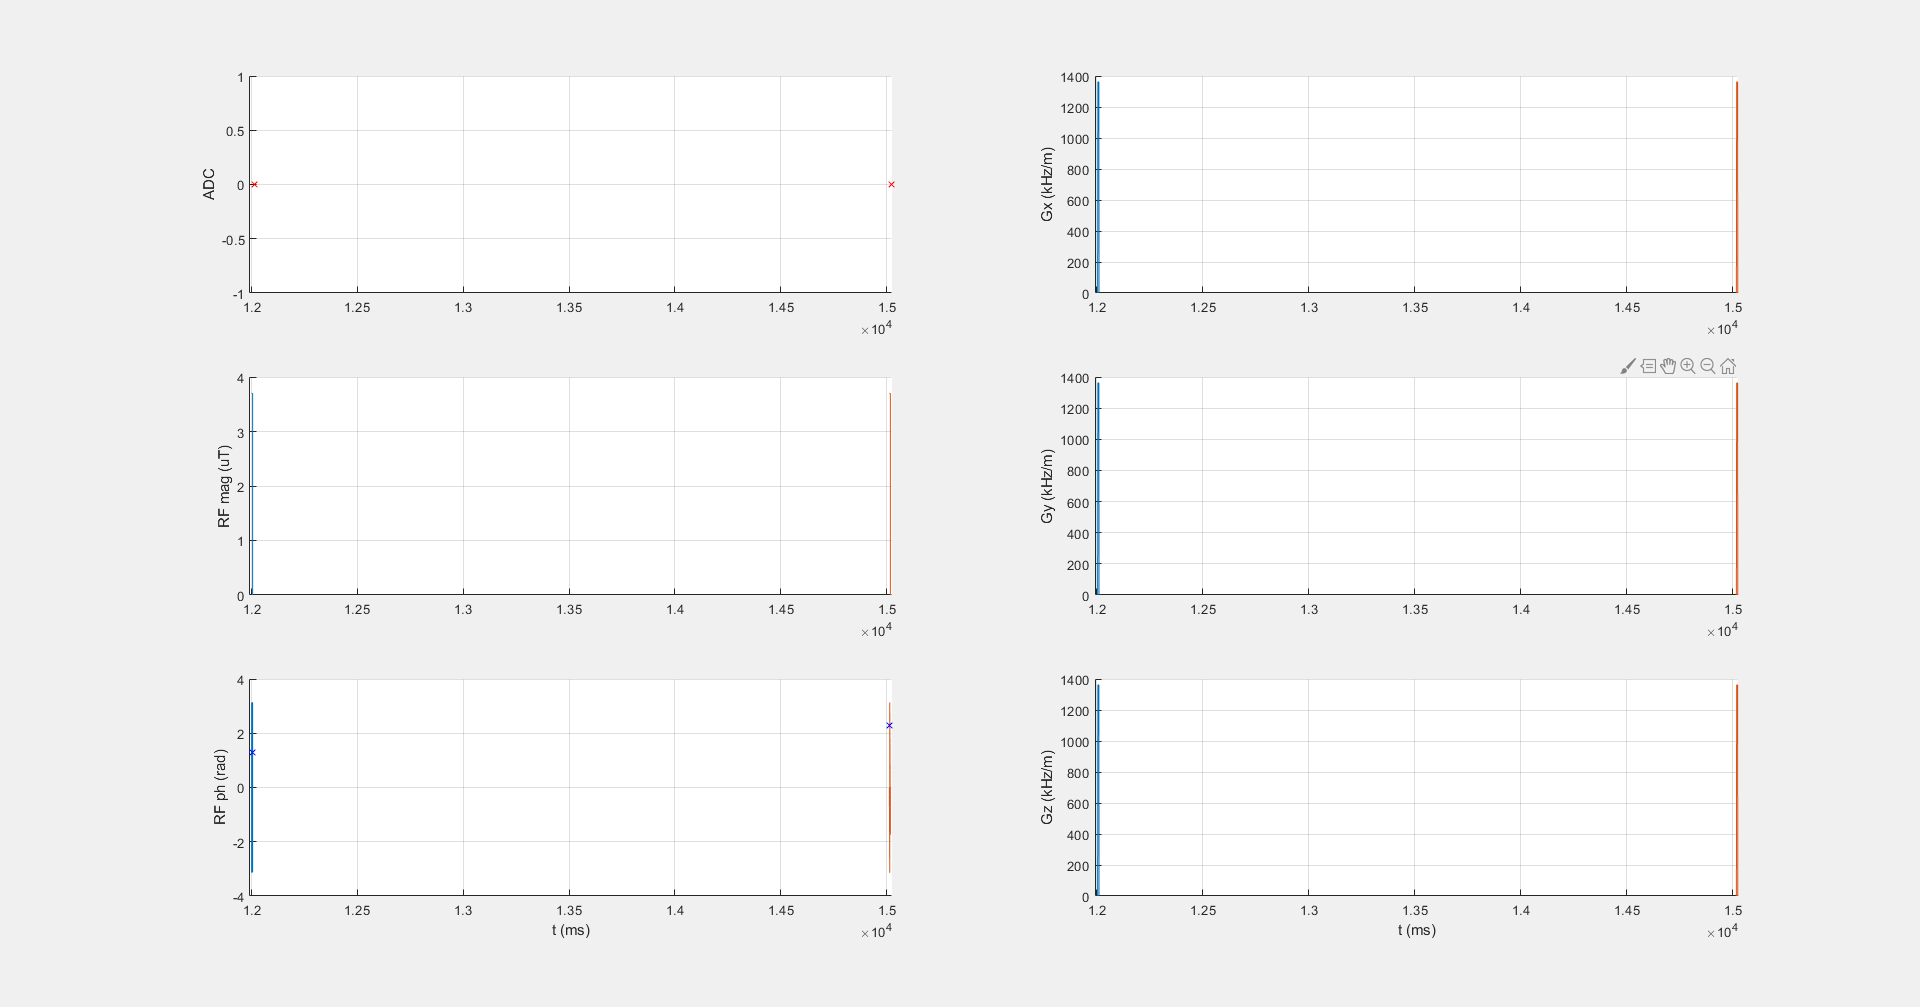

Write the Python code that produced this figure.
# WASABI_3T_001_3p7uT_1block_5ms
# Creates a sequence file for a WASABI protocol with 31 offsets and one M0 image at 3T according to:
# https://doi.org/10.1002/mrm.26133
#
# Patrick Schuenke 2020
# patrick.schuenke@ptb.de

import os
import numpy as np
from pypulseq.Sequence.sequence import Sequence
from pypulseq.make_adc import make_adc
from pypulseq.make_delay import make_delay
from pypulseq.make_trap_pulse import make_trapezoid
from pypulseq.make_block_pulse import make_block_pulse

from pypulseq.opts import Opts
from sim.utils.seq.write_seq import write_seq

# get id of generation file
seqid = os.path.splitext(os.path.basename(__file__))[0]

# general settings
author = 'Patrick Schuenke'
plot_sequence = True  # plot preparation block?
convert_to_1_3 = True  # convert seq-file to a pseudo version 1.3 file?

# sequence definitions (everything in seq_defs will be written to definitions of the .seq-file)
seq_defs:dict = {}
seq_defs['b1cwpe'] = 3.7  # B1 amplitude [µT]
seq_defs['b0'] = 3  # B0 [T]
seq_defs['n_pulses'] = 1  # number of pulses  #
seq_defs['tp'] = 5e-3  # pulse duration [s]
seq_defs['trec'] = 3  # recovery time [s]
seq_defs['trec_m0'] = 12  # recovery time before M0 [s]
seq_defs['m0_offset'] = -300  # m0 offset [ppm]
seq_defs['offsets_ppm'] = np.append(seq_defs['m0_offset'], np.linspace(-2, 2, 31))  # offset vector [ppm]

seq_defs['num_meas'] = seq_defs['offsets_ppm'].size  # number of repetition
seq_defs['tsat'] = seq_defs['tp']  # saturation time [s]
seq_defs['seq_id_string'] = seqid  # unique seq id

seq_filename = seq_defs['seq_id_string'] + '.seq'

# scanner limits
sys = Opts(max_grad=40, grad_unit='mT/m', max_slew=130, slew_unit='T/m/s',
           rf_ringdown_time=30e-6, rf_dead_time=100e-6, rf_raster_time=1e-6)

gamma_hz = 42.5764

# ===========
# PREPARATION
# ===========

# spoiler
spoil_amp = 0.8 * sys.max_grad  # Hz/m
rise_time = 1.0e-3  # spoiler rise time in seconds
spoil_dur = 6.5e-3  # complete spoiler duration in seconds

gx_spoil, gy_spoil, gz_spoil = [make_trapezoid(channel=c, system=sys, amplitude=spoil_amp, duration=spoil_dur,
                                               rise_time=rise_time) for c in ['x', 'y', 'z']]

# RF pulses
flip_angle_sat = seq_defs['b1cwpe'] * gamma_hz * 2 * np.pi * seq_defs['tp']
rf_pulse, _ = make_block_pulse(flip_angle=flip_angle_sat, duration=seq_defs['tp'], system=sys)


# ADC events
pseudo_adc = make_adc(num_samples=1, duration=1e-3)  # (not played out; just used to split measurements)

# DELAYS
trec_delay = make_delay(seq_defs['trec'])
m0_delay = make_delay(seq_defs['trec_m0'])

# Sequence object
seq = Sequence()

# ===
# RUN
# ===

offsets_hz = seq_defs['offsets_ppm'] * gamma_hz * seq_defs['b0']  # convert from ppm to Hz

for m, offset in enumerate(offsets_hz):
    # print progress/offset
    print(f' {m + 1} / {len(offsets_hz)} : offset {offset}')

    # add delay
    if offset == seq_defs['m0_offset'] * gamma_hz * seq_defs['b0']:
        if seq_defs['trec_m0'] > 0:
            seq.add_block(m0_delay)
    else:
        if seq_defs['trec'] > 0:
            seq.add_block(trec_delay)

    # set wasabi pulse
    rf_pulse.freq_offset = offset
    seq.add_block(rf_pulse)

    seq.add_block(gx_spoil, gy_spoil, gz_spoil)
    seq.add_block(pseudo_adc)

write_seq(seq=seq,
          seq_defs=seq_defs,
          filename=seqid+'.seq',
          author=author,
          use_matlab_names=True,
          convert_to_1_3=convert_to_1_3)

# plot the sequence
if plot_sequence:
    seq.plot(time_range=[0, seq_defs['trec_m0']+seq_defs['tsat']])  # to plot all offsets, remove time_range argument
